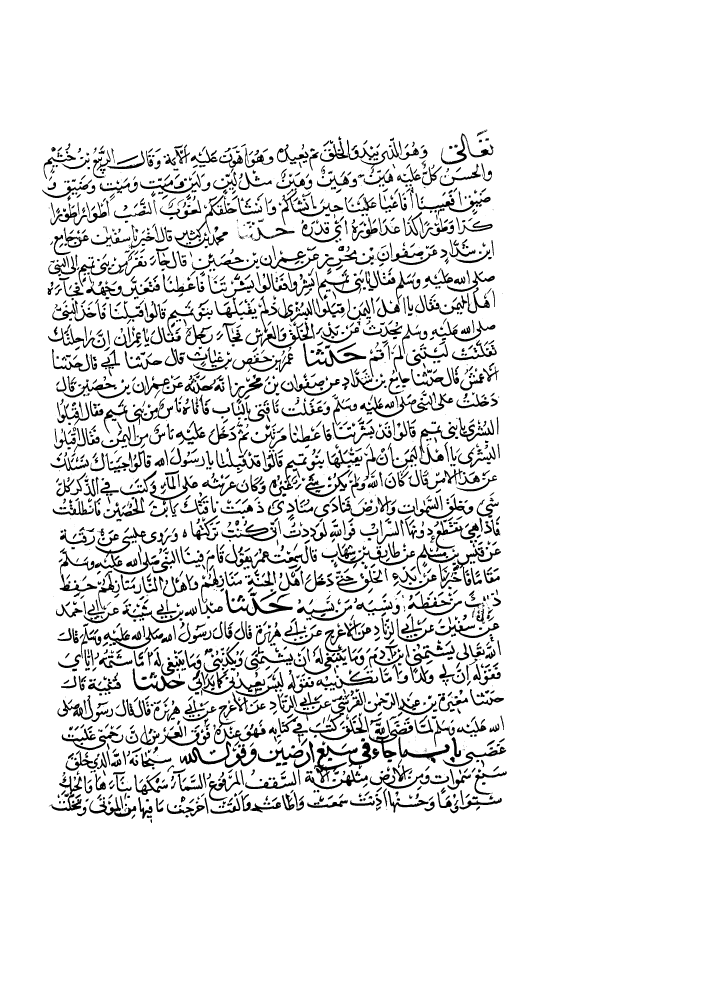
#> input picture ahte_dataset/ahte_train_binary_images/book1_page19.png, 2808 x 3952 px (shown at 1/4 size); its folder holds only this picture in this run
$ python Duha1171742.py
#> lines starting #> are read from the running program, lines starting #| are printed output that depends on the picture; after the words box and inside, x2 and y2 are one past the last pixel; in counts of white or black regions, pixels touching at a corner belong together
import numpy as np
import cv2
import random
import os
ind=0
#imgsList=['book1_page11','moc_test_5','moc_test_6','moc_test_10','moc_train_1','moc_train_3','moc_train_15','moc_train_16','moc_train_17','moc_train_20']
imgsList=['book1_page19','book2_page2','book2_page5','book2_page6','moc_test_1','moc_test_2','moc_test_3','moc_test_4','moc_test_7','moc_test_8','moc_test_9','moc_train_2','moc_train_4','moc_train_5','moc_train_6','moc_train_9','moc_train_10','moc_train_11','moc_train_18','moc_train_19']

for ind in range(len(imgsList)):
    parent_dir = "C:/Users/duhaj/Desktop/ComputerVision/project1/OutputResults"
    path = os.path.join(parent_dir,imgsList[ind])
    os.mkdir(path)
    #pic = cv2.imread('ahte_dataset/ahte_test_binary_images/'+imgsList[ind]+'.png')
    pic = cv2.imread('ahte_dataset/ahte_train_binary_images/'+imgsList[ind]+'.png')
#> pic is the input picture: shape (3952, 2808, 3); 91.3% white; 2877 black regions (442 under 20 px), largest, box (x1, y1, x2, y2) and area: (1256, 2969, 1486, 3132) 8410, (720, 2964, 1027, 3072) 7108, (699, 780, 947, 992) 6285
    imgcpy=pic.copy()
    # Creat a white image
    DILATE_kernel = cv2.getStructuringElement(cv2.MORPH_ELLIPSE, (1, 100))
    whiteImg = cv2.morphologyEx(pic, cv2.MORPH_DILATE, DILATE_kernel, iterations=3)
#> whiteImg: shape (3952, 2808, 3); every value is 255
    cv2.imwrite(path+'/whiteImg.png', whiteImg)
    # Convert image to grayScale
    gray = cv2.cvtColor(pic, cv2.COLOR_BGR2GRAY)
    cv2.imwrite(path+"/GreyImg.png", gray)
    # Apply Threshold
    ret,thresh = cv2.threshold(gray, 0, 255, cv2.THRESH_BINARY_INV+ cv2.THRESH_OTSU)
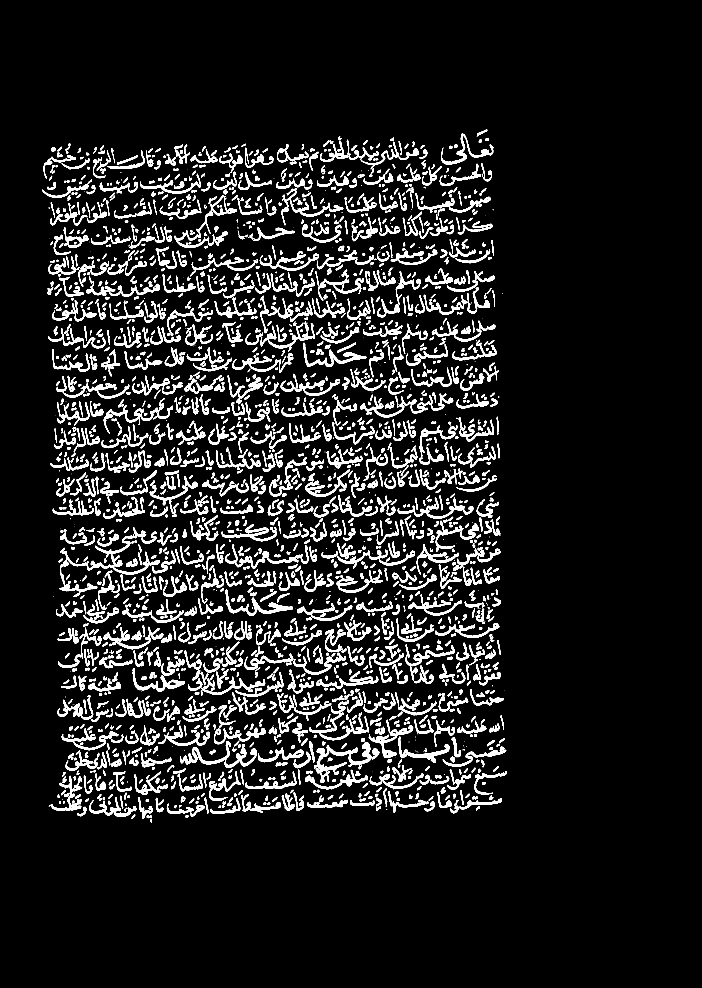
#> thresh: shape (3952, 2808) (shown at 1/4 size); 8.7% white; 2877 white regions (442 under 20 px), largest, box (x1, y1, x2, y2) and area: (1256, 2969, 1486, 3132) 8410, (720, 2964, 1027, 3072) 7108, (699, 780, 947, 992) 6285
#> ret = 0
    cv2.imwrite(path+'/ThresholdOtsu.png',thresh)
    # Apply Horizontal Projection
    thresh[thresh == 0] = 0
    thresh[thresh == 255] = 1
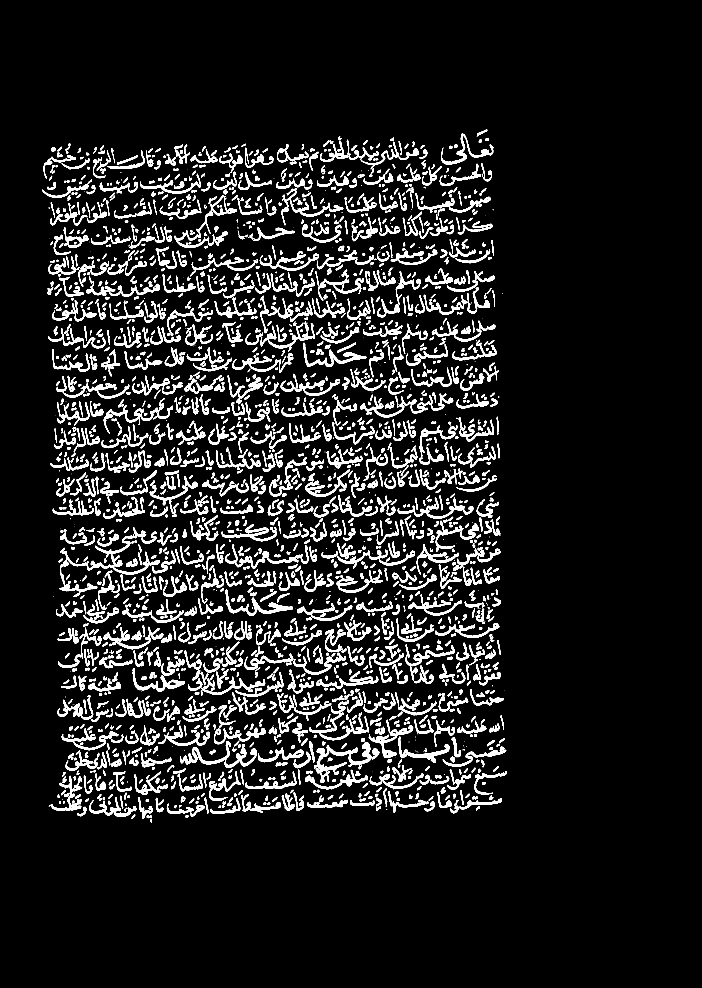
#> thresh: shape (3952, 2808) (shown at 1/4 size); values 0 (black) and 1 (white), 8.7% white; 2877 white regions (442 under 20 px), largest, box (x1, y1, x2, y2) and area: (1256, 2969, 1486, 3132) 8410, (720, 2964, 1027, 3072) 7108, (699, 780, 947, 992) 6285
    horizontal_projection = np.sum(thresh, axis=1)
#> horizontal_projection = 3952 values, max 734 at index 2926, min 0 at index 0, mean 244
    height=thresh.shape[0]
#> height = 3952
    width = thresh.shape[1]
#> width = 2808
    a=0
    b=0
    c=0
    yp=0
    num=0
    s=0
    # Change Scale of Horizontal Projection and Draw It's Result
    for row in range(height):
        if round(2 * int(horizontal_projection[row] * width / height), -3) > 0:
            if num == 0:
                s += 1
                cv2.putText(pic, text=str("Line"), org=(50, row + 30), fontFace=cv2.FONT_HERSHEY_SIMPLEX, fontScale=2,color=(255, 0, 0), thickness=3, lineType=cv2.LINE_AA)
                num = 1
            if abs(yp - row) > 90:
                a = random.randint(0, 255)
                b = random.randint(0, 255)
                c = random.randint(0, 255)
                yp = row
                num = 0
            cv2.line(imgcpy, (0, row), (round(9 * int(horizontal_projection[row] * width / height), -3), row),(a, b, c), 5)
            cv2.line(whiteImg, (0, row), (round(9 * int(horizontal_projection[row] * width / height), -3), row),(a, b, c), 5)
        else:
            cv2.line(whiteImg, (0, row), (round(9 * int(horizontal_projection[row] * width / height), -3), row), (255, 255, 255), 5)
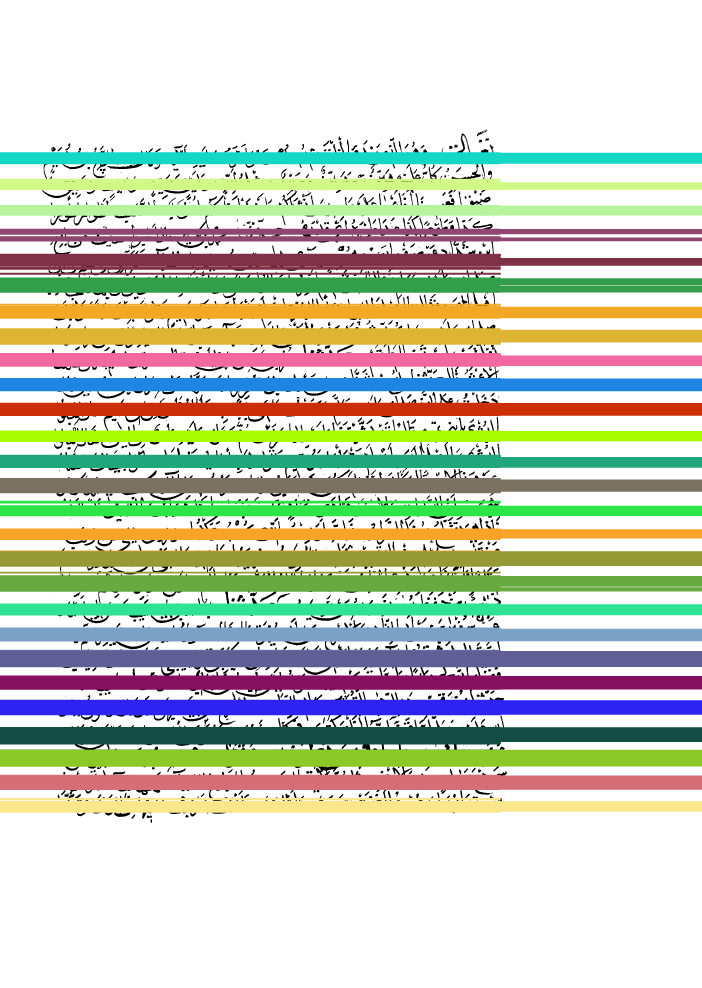
#> imgcpy: shape (3952, 2808, 3) (shown at 1/4 size); mean B, G, R 192.6, 207.4, 202.6
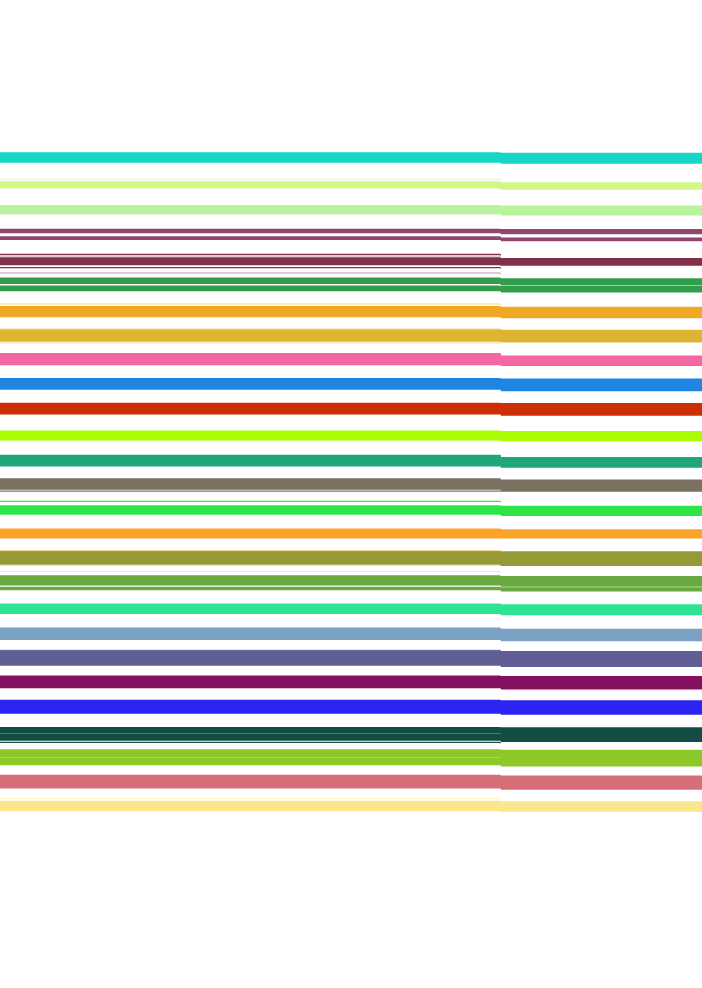
#> whiteImg: shape (3952, 2808, 3) (shown at 1/4 size); mean B, G, R 205.9, 218.6, 214.2
#> after the loop, a = 140; b = 230; c = 252; num = 1; s = 28; yp = 3195
    cv2.putText(pic, text=str("This image have a " + str(s-1) + " Lines"), org=(700, row - 120),fontFace=cv2.FONT_HERSHEY_SIMPLEX, fontScale=4, color=(255, 0, 0), thickness=3, lineType=cv2.LINE_AA)


    #print(int(horizontal_projection[row]*width/height))
    cv2.imwrite(path+"/copyImage.png", imgcpy)
    ERODE_kernel = cv2.getStructuringElement(cv2.MORPH_RECT, (800, 7))
    whiteImg = cv2.morphologyEx(whiteImg, cv2.MORPH_ERODE, ERODE_kernel, iterations=3)
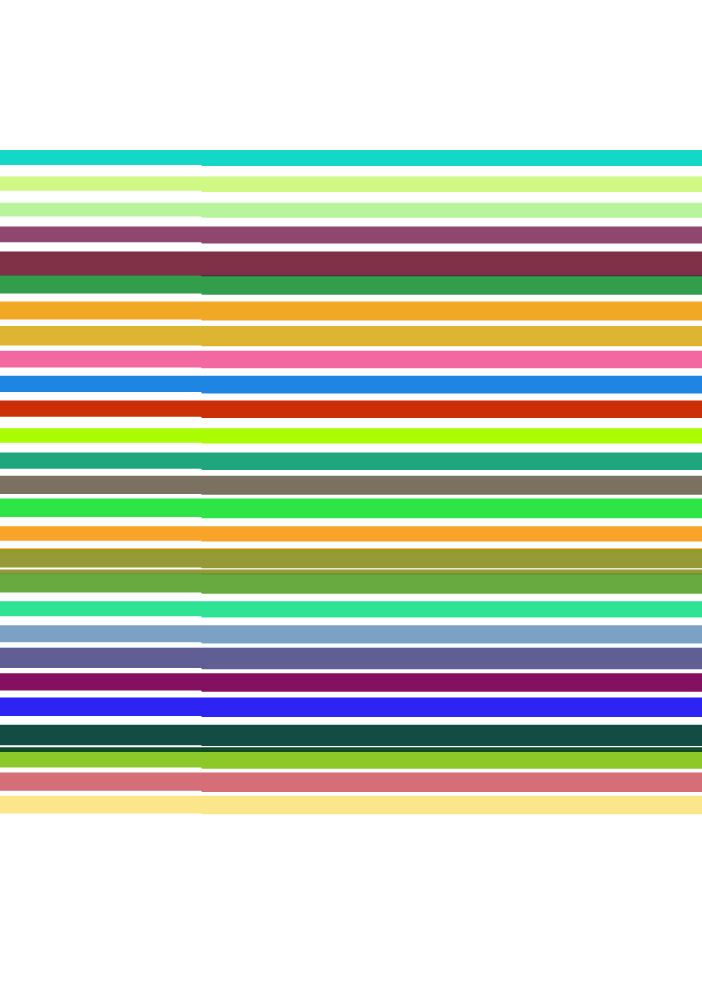
#> whiteImg: shape (3952, 2808, 3) (shown at 1/4 size); mean B, G, R 179.3, 199.1, 192.8
    cv2.imwrite(path+"/whiteImgCon.png", whiteImg)


    # Merge The Original Image With Horizontal Projection Lines Result
    res = cv2.addWeighted(pic,0.7,whiteImg,0.3,0)
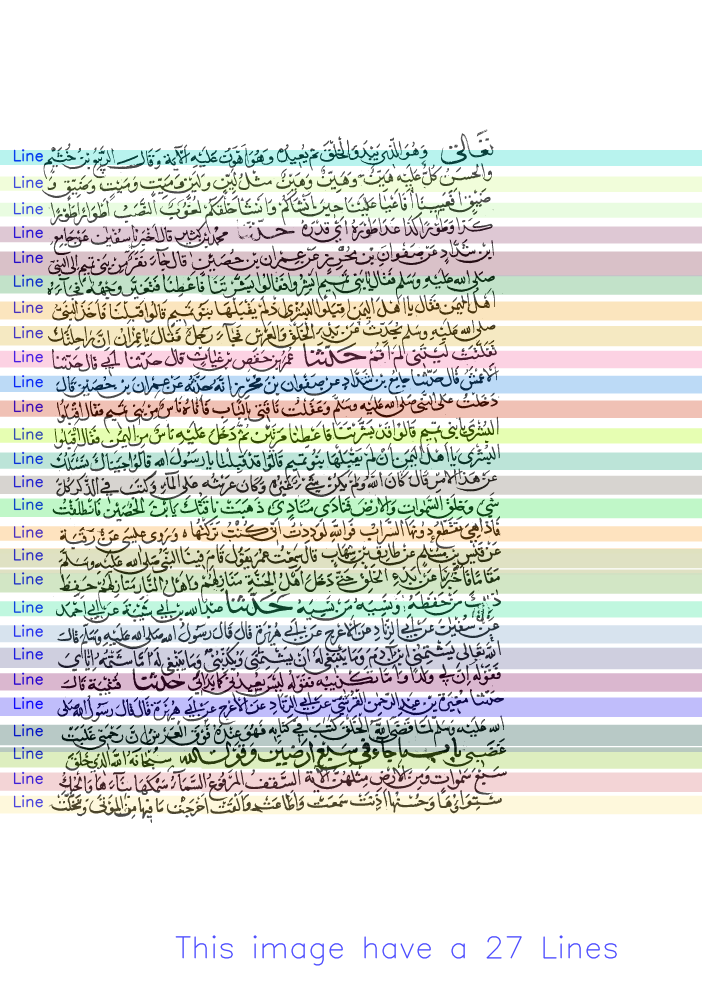
#> res: shape (3952, 2808, 3) (shown at 1/4 size); mean B, G, R 216.8, 221.7, 219.9
#> (the run stopped early here; a loop or call above may not have finished)
